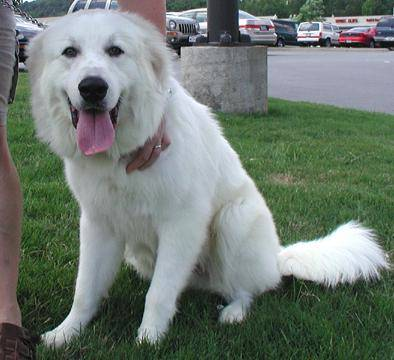
#> input picture images/dog.1504.jpg, 394 x 360 px
$ python chapter-9.py
#> lines starting #> are read from the running program, lines starting #| are printed output that depends on the picture
# Unsupervised Learning Techniques

import numpy as np
import matplotlib.pyplot as plt
import sklearn
import sklearn.cluster
import sklearn.datasets
import sklearn.decomposition
import sklearn.metrics
import sklearn.neighbors


# [24 lines of commented-out code are left out]


minibatch_kmeans = sklearn.cluster.MiniBatchKMeans(n_clusters=5)
# minibatch_kmeans.fit(data)


# -------------------- Finding the Optimal Number of Clusters -----------------


# silhouette = sklearn.metrics.silhouette_score(data, kmeans.labels_)
# print(silhouette)


# ------------------- Using Clustering for Image Segmentation -----------------


image = plt.imread("./images/dog.1504.jpg")
#> image is the input picture: shape (360, 394, 3); mean R, G, B 111.3, 122.3, 114.1
# print(image.shape)

data = image.reshape(-1, 3)
kmeans = sklearn.cluster.KMeans(n_clusters=5).fit(data)
segmented_img = kmeans.cluster_centers_[kmeans.labels_]
segmented_img = segmented_img.reshape(image.shape)
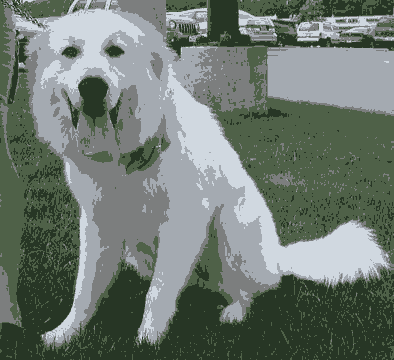
#> segmented_img: shape (360, 394, 3) float64; mean R, G, B 111.4, 122.3, 114.2


# -------------------------------------- DBSCAN -------------------------------


data, target = sklearn.datasets.make_moons(n_samples=1000, noise=0.05)
dbscan = sklearn.cluster.DBSCAN(eps=0.05, min_samples=5)
dbscan.fit(data)

print(dbscan.labels_)
print(dbscan.core_sample_indices_)
print(dbscan.components_)

knn = sklearn.neighbors.KNeighborsClassifier(n_jobs=50)
knn.fit(dbscan.components_, dbscan.labels_[dbscan.core_sample_indices_])

new_data = np.array([[-0.5, 0], [0, 0.5], [1, -0.1], [2, 1]])

print(knn.predict(new_data))
print(knn.predict_proba(new_data))
